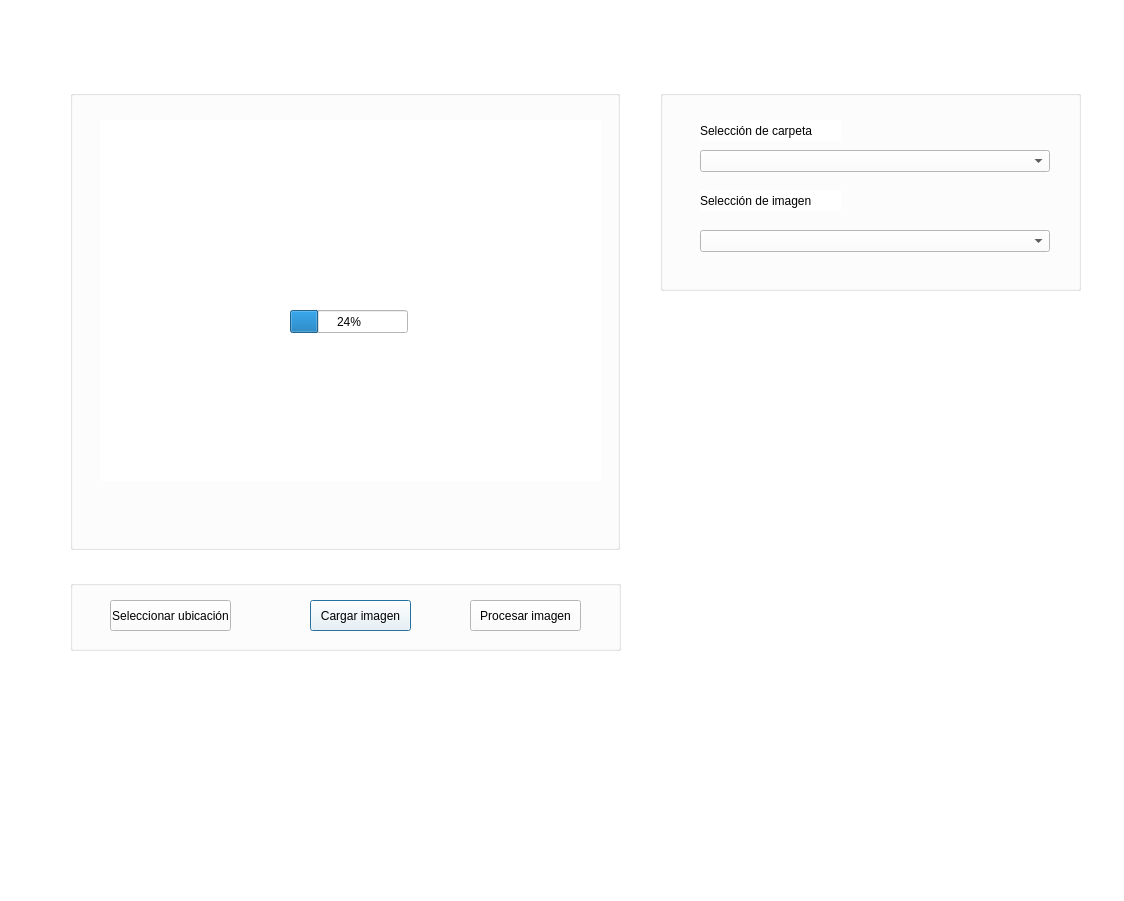
<?xml version="1.0" encoding="UTF-8"?>
<ui version="4.0">
 <class>Dialog</class>
 <widget class="QDialog" name="Dialog">
  <property name="geometry">
   <rect>
    <x>0</x>
    <y>0</y>
    <width>1124</width>
    <height>901</height>
   </rect>
  </property>
  <property name="windowTitle">
   <string>Conteo de Colonias LIMANI</string>
  </property>
  <property name="styleSheet">
   <string notr="true">background-color: rgb(255, 255, 255);</string>
  </property>
  <widget class="QGroupBox" name="groupBox">
   <property name="geometry">
    <rect>
     <x>70</x>
     <y>90</y>
     <width>550</width>
     <height>460</height>
    </rect>
   </property>
   <property name="title">
    <string/>
   </property>
   <widget class="QLabel" name="lblImage">
    <property name="geometry">
     <rect>
      <x>30</x>
      <y>30</y>
      <width>501</width>
      <height>361</height>
     </rect>
    </property>
    <property name="text">
     <string/>
    </property>
   </widget>
   <widget class="QProgressBar" name="progressBar">
    <property name="geometry">
     <rect>
      <x>220</x>
      <y>220</y>
      <width>118</width>
      <height>23</height>
     </rect>
    </property>
    <property name="value">
     <number>24</number>
    </property>
   </widget>
  </widget>
  <widget class="QGroupBox" name="groupBox_2">
   <property name="geometry">
    <rect>
     <x>70</x>
     <y>580</y>
     <width>551</width>
     <height>71</height>
    </rect>
   </property>
   <property name="title">
    <string/>
   </property>
   <widget class="QPushButton" name="btnLoad">
    <property name="geometry">
     <rect>
      <x>240</x>
      <y>20</y>
      <width>101</width>
      <height>31</height>
     </rect>
    </property>
    <property name="text">
     <string>Cargar imagen</string>
    </property>
   </widget>
   <widget class="QPushButton" name="pushButton_2">
    <property name="geometry">
     <rect>
      <x>400</x>
      <y>20</y>
      <width>111</width>
      <height>31</height>
     </rect>
    </property>
    <property name="text">
     <string>Procesar imagen</string>
    </property>
   </widget>
   <widget class="QPushButton" name="btnFolder">
    <property name="geometry">
     <rect>
      <x>40</x>
      <y>20</y>
      <width>121</width>
      <height>31</height>
     </rect>
    </property>
    <property name="text">
     <string>Seleccionar ubicación</string>
    </property>
   </widget>
  </widget>
  <widget class="QGroupBox" name="groupBox_3">
   <property name="geometry">
    <rect>
     <x>660</x>
     <y>90</y>
     <width>421</width>
     <height>201</height>
    </rect>
   </property>
   <property name="styleSheet">
    <string notr="true">border-color: rgb(207, 207, 207);
</string>
   </property>
   <property name="title">
    <string/>
   </property>
   <widget class="QComboBox" name="cbFolders">
    <property name="geometry">
     <rect>
      <x>40</x>
      <y>60</y>
      <width>350</width>
      <height>22</height>
     </rect>
    </property>
   </widget>
   <widget class="QComboBox" name="comboBox_2">
    <property name="geometry">
     <rect>
      <x>40</x>
      <y>140</y>
      <width>350</width>
      <height>22</height>
     </rect>
    </property>
   </widget>
   <widget class="QLabel" name="lblFolder">
    <property name="geometry">
     <rect>
      <x>40</x>
      <y>30</y>
      <width>141</width>
      <height>21</height>
     </rect>
    </property>
    <property name="text">
     <string>Selección de carpeta</string>
    </property>
   </widget>
   <widget class="QLabel" name="lblImage_2">
    <property name="geometry">
     <rect>
      <x>40</x>
      <y>100</y>
      <width>141</width>
      <height>21</height>
     </rect>
    </property>
    <property name="text">
     <string>Selección de imagen</string>
    </property>
   </widget>
  </widget>
 </widget>
 <resources/>
 <connections/>
</ui>
